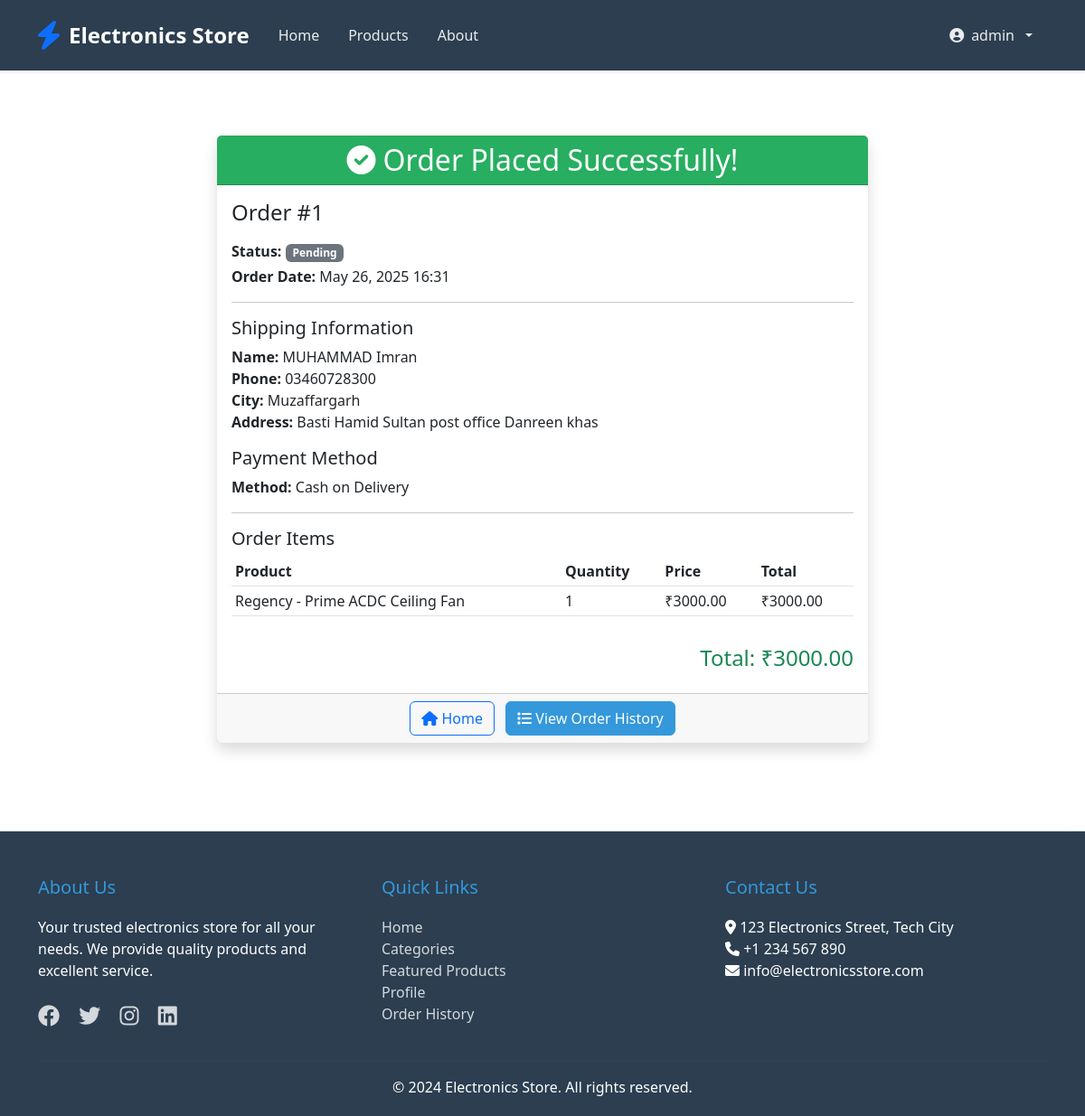
/order-confirmation/1/ (signed in), run on the app's committed database.
### myapp/models.py (models this page shows, shortened)
class Order(models.Model):
    STATUS_CHOICES = [
        ('pending', 'Pending'),
        ('processing', 'Processing'),
        ('shipped', 'Shipped'),
        ('delivered', 'Delivered'),
        ('cancelled', 'Cancelled'),
    ]
    PAYMENT_METHODS = [
        ('jazzcash', 'JazzCash'),
        ('cod', 'Cash on Delivery'),
    ]
    user = models.ForeignKey(User, on_delete=models.CASCADE)
    products = models.ManyToManyField(Product, through='OrderItem')
    total_amount = models.DecimalField(max_digits=10, decimal_places=2)
    full_name = models.CharField(max_length=100, default='')
    phone_number = models.CharField(max_length=15, default='')
    city = models.CharField(max_length=100, default='')
    address = models.TextField(default='')
    payment_method = models.CharField(max_length=20, choices=PAYMENT_METHODS, default='cod')
    jazzcash_number = models.CharField(max_length=15, blank=True, null=True)
    payment_screenshot = models.ImageField(upload_to='payment_screenshots/', blank=True, null=True)
    status = models.CharField(max_length=20, choices=STATUS_CHOICES, default='pending')
    created_at = models.DateTimeField(auto_now_add=True)
    updated_at = models.DateTimeField(auto_now=True)

class OrderItem(models.Model):
    order = models.ForeignKey(Order, on_delete=models.CASCADE)
    product = models.ForeignKey(Product, on_delete=models.CASCADE)
    quantity = models.PositiveIntegerField(default=1)
    price = models.DecimalField(max_digits=10, decimal_places=2)
    @property
    def total_price(self):
        return self.price * self.quantity

class Product(models.Model):
    category = models.ForeignKey(Category, on_delete=models.CASCADE, related_name='products')
    name = models.CharField(max_length=200)
    description = models.TextField()
    price = models.DecimalField(max_digits=10, decimal_places=2)
    stock = models.PositiveIntegerField(default=0)
    image = models.ImageField(upload_to='products/')
    created_at = models.DateTimeField(auto_now_add=True)
    updated_at = models.DateTimeField(auto_now=True)

### myapp/views.py (the view)
# urls.py: path('order-confirmation/<int:order_id>/', views.order_confirmation, name='order_confirmation'),
@login_required
def order_confirmation(request, order_id):
    order = get_object_or_404(Order, id=order_id, user=request.user)
    return render(request, 'myapp/order_confirmation.html', {
        'order': order
    })

### myapp/templates/myapp/order_confirmation.html (shortened to what this page needs)
{% extends 'myapp/base.html' %}
{% block content %}
<div class="container py-5">
    <div class="row justify-content-center">
        <div class="col-lg-8 animate-on-scroll">
            <div class="card shadow">
                <div class="card-header bg-success text-white text-center">
                    <h2 class="mb-0"><i class="fas fa-check-circle me-2"></i>Order Placed Successfully!</h2>
                </div>
                <div class="card-body">
                    <h4 class="mb-3">Order #{{ order.id }}</h4>
                    <p class="mb-1"><strong>Status:</strong> <span class="badge {% if order.status == 'delivered' %}bg-success{% elif order.status == 'shipped' %}bg-info{% elif order.status == 'processing' %}bg-warning{% elif order.status == 'cancelled' %}bg-danger{% else %}bg-secondary{% endif %}">{{ order.status|title }}</span></p>
                    <p class="mb-1"><strong>Order Date:</strong> {{ order.created_at|date:"F d, Y H:i" }}</p>
                    <hr>
                    <h5>Shipping Information</h5>
                    <ul class="list-unstyled mb-3">
                        <li><strong>Name:</strong> {{ order.full_name }}</li>
                        <li><strong>Phone:</strong> {{ order.phone_number }}</li>
                        <li><strong>City:</strong> {{ order.city }}</li>
                        <li><strong>Address:</strong> {{ order.address }}</li>
                    </ul>
                    <h5>Payment Method</h5>
                    <ul class="list-unstyled mb-3">
                        <li><strong>Method:</strong> {{ order.get_payment_method_display }}</li>
                    </ul>
                    <hr>
                    <h5>Order Items</h5>
                    <div class="table-responsive mb-3">
                        <table class="table table-sm">
                            <thead>
                                <tr>
                                    <th>Product</th>
                                    <th>Quantity</th>
                                    <th>Price</th>
                                    <th>Total</th>
                                </tr>
                            </thead>
                            <tbody>
                                {% for item in order.orderitem_set.all %}
                                <tr>
                                    <td>{{ item.product.name }}</td>
                                    <td>{{ item.quantity }}</td>
                                    <td>₹{{ item.price }}</td>
                                    <td>₹{{ item.total_price }}</td>
                                </tr>
                                {% endfor %}
                            </tbody>
                        </table>
                    </div>
                    <div class="d-flex justify-content-end">
                        <h4 class="text-success">Total: ₹{{ order.total_amount }}</h4>
                    </div>
                </div>
                <div class="card-footer text-center">
                    <a href="{% url 'home' %}" class="btn btn-outline-primary me-2"><i class="fas fa-home"></i> Home</a>
                    <a href="{% url 'order_history' %}" class="btn btn-primary"><i class="fas fa-list"></i> View Order History</a>
                </div>
            </div>
        </div>
    </div>
</div>
{% endblock %}

### myapp/templates/myapp/base.html (shortened to what this page needs)
<!DOCTYPE html>
<html lang="en">
<head>
    <link href="https://cdn.jsdelivr.net/npm/bootstrap@5.3.0/dist/css/bootstrap.min.css" rel="stylesheet">
    <link rel="stylesheet" href="https://cdnjs.cloudflare.com/ajax/libs/font-awesome/6.0.0/css/all.min.css">
    <link rel="stylesheet" href="https://cdnjs.cloudflare.com/ajax/libs/animate.css/4.1.1/animate.min.css">
</head>
<body>
    <nav class="navbar navbar-expand-lg navbar-light bg-white shadow-sm">
        <div class="container">
            <a class="navbar-brand fw-bold" href="{% url 'home' %}">
                <i class="fas fa-bolt text-primary"></i> Electronics Store
            </a>
            <div class="collapse navbar-collapse" id="navbarNav">
                <ul class="navbar-nav me-auto mb-2 mb-lg-0">
                    <li class="nav-item">
                        <a class="nav-link" href="{% url 'home' %}">Home</a>
                    </li>
                    <li class="nav-item">
                        <a class="nav-link" href="{% url 'products' %}">Products</a>
                    </li>
                    <li class="nav-item">
                        <a class="nav-link" href="{% url 'about' %}">About</a>
                    </li>
                </ul>
                <ul class="navbar-nav">
                    {% if user.is_authenticated %}
                    <li class="nav-item dropdown">
                        <a class="nav-link dropdown-toggle user-profile-dropdown" href="#" id="userDropdown" role="button" data-bs-toggle="dropdown" aria-expanded="false">
                            {% if user.userprofile.profile_picture %}
                            <img src="{{ user.userprofile.profile_picture.url }}" alt="{{ user.username }}">
                            {% else %}
                            <i class="fas fa-user-circle"></i>
                            {% endif %}
                            <span>{{ user.username }}</span>
                        </a>
                    </li>
                    {% endif %}
                </ul>
            </div>
        </div>
    </nav>
    <div class="container mt-4">
        {% block content %}
        {% endblock %}
    </div>
    <footer class="footer">
        <div class="container">
            <div class="row">
                <div class="col-md-4">
                    <h5>About Us</h5>
                    <p>Your trusted electronics store for all your needs. We provide quality products and excellent service.</p>
                    <div class="social-icons">
                        <a href="#"><i class="fab fa-facebook"></i></a>
                        <a href="#"><i class="fab fa-twitter"></i></a>
                        <a href="#"><i class="fab fa-instagram"></i></a>
                        <a href="#"><i class="fab fa-linkedin"></i></a>
                    </div>
                </div>
                <div class="col-md-4">
                    <h5>Quick Links</h5>
                    <ul class="list-unstyled">
                        <li><a href="{% url 'home' %}">Home</a></li>
                        <li><a href="#categories">Categories</a></li>
                        <li><a href="#featured">Featured Products</a></li>
                        {% if user.is_authenticated %}
                        <li><a href="{% url 'profile' %}">Profile</a></li>
                        <li><a href="{% url 'order_history' %}">Order History</a></li>
                        {% endif %}
                    </ul>
                </div>
                <div class="col-md-4">
                    <h5>Contact Us</h5>
                    <p>
                        <i class="fas fa-map-marker-alt"></i> 123 Electronics Street, Tech City<br>
                        <i class="fas fa-phone"></i> +1 234 567 890<br>
                        <i class="fas fa-envelope"></i> info@electronicsstore.com
                    </p>
                </div>
            </div>
            <hr class="mt-4" style="border-color: rgba(255,255,255,0.1);">
            <div class="text-center">
                <p class="mb-0">&copy; 2024 Electronics Store. All rights reserved.</p>
            </div>
        </div>
    </footer>
</body>
</html>

### myapp/templates/myapp/base.html (style rules this page uses)
:root { --primary-color: #2c3e50; --secondary-color: #3498db; --accent-color: #e74c3c; }
body { font-family: 'Segoe UI', Tahoma, Geneva, Verdana, sans-serif; }
.navbar { background-color: var(--primary-color) !important; box-shadow: 0 2px 4px rgba(0,0,0,0.1); padding: 1rem 0; }
.navbar-brand { font-weight: bold; font-size: 1.5rem; color: white !important; display: flex; align-items: center; gap: 10px; }
.navbar-brand i { font-size: 2rem; }
.nav-link { color: rgba(255,255,255,0.9) !important; transition: color 0.3s ease; padding: 0.5rem 1rem !important; }
.user-profile-dropdown { display: flex; align-items: center; gap: 8px; }
.card { transition: transform 0.3s ease, box-shadow 0.3s ease; border: none; box-shadow: 0 2px 4px rgba(0,0,0,0.1); }
.footer { background-color: var(--primary-color); color: white; padding: 50px 0 20px; margin-top: 50px; }
.footer h5 { color: var(--secondary-color); margin-bottom: 20px; }
.footer a { color: rgba(255,255,255,0.8); text-decoration: none; transition: color 0.3s ease; }
.social-icons { font-size: 1.5rem; margin-top: 20px; }
.social-icons a { margin-right: 15px; }
.btn-primary { background-color: var(--secondary-color); border-color: var(--secondary-color); }
.animate-on-scroll { opacity: 0; transform: translateY(20px); transition: opacity 0.5s ease, transform 0.5s ease; }
.animate-on-scroll.visible { opacity: 1; transform: translateY(0); }

### myapp/templates/myapp/order_confirmation.html (style rules this page uses)
.card { border: none; box-shadow: 0 2px 4px rgba(0,0,0,0.1); }
.card-header { background-color: #27ae60 !important; }
.table th, .table td { vertical-align: middle; }

### data on the page
Order: id "1", status "Pending", created_at "May 26, 2025 16:31", full_name "MUHAMMAD Imran", phone_number "03460728300", city "Muzaffargarh", address "Basti Hamid Sultan post office Danreen khas", payment_method "Cash on Delivery", total_amount "3000.00"
OrderItem: product.name "Regency - Prime ACDC Ceiling Fan", quantity "1", price "3000.00", total_price "3000.00"

### other printed values
{{ user.username }} "admin"
